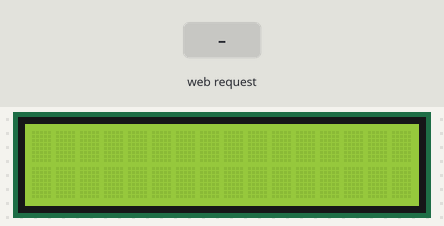
Bench run of a sketch on a simulated ESP32. On the bench: 16×2 character LCD. The test bench sets the inputs (shaded band). What the sketch prints to the serial monitor is not drawn.

Above: at 1.2 s.
1.3 s: HTTP request GET /send_text?text01=1 received
At 1.8 s:
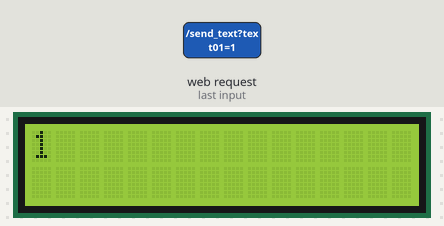
2.8 s: HTTP request GET /send_text?text01=0 received
At 4.2 s:
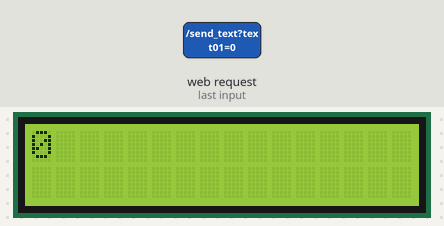
Timing chart, 0 to 5.8 s (numbered marks = the images above; inputs shaded):
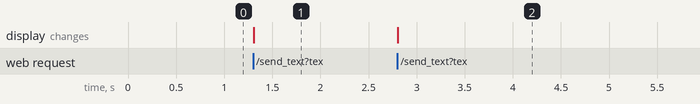

Measured:
- after the input at 1.3 s, the display: changes at once (image 1)
- after the input at 2.8 s, the display: changes at once (image 2)

The sketch:

lcd-screen02-esp32.ino
```cpp
/**
* Este programa crea un AP Wifi con un server para interactuar con el microcontrolador desde el celular, y cambiar el texto en una pantalla LCD con el chip HD44780U de Hitachi. Toma en cuenta que hay 2 versiones de la memoria ROM para los Hitachi: la A00 que sólo trae algunos caracteres katakana y las letras latinas básicas, y la A02 que cambia los katakana por letras latinas extendidas (con diacríticos para soporte de varios idiomas europeos), griegas y cirílicas. Esto sólo ha sido probado en el chip con la ROM A00, lo cual ha obligado a cambiar algunos caracteres del español por otras letras para que se muestren en pantalla (ejemplo, las letras acentuadas se cambian por su respectiva vocal sin acento).

*/


#include "credentials.h" //File with custom "ssid" and "password" for the AP
#include <WiFi.h>
#include <WebServer.h>
#include <LiquidCrystal_I2C.h>


// Create a web server object
WebServer server(80);

//LCD_I2 object (liquid crystal screen)
// LiquidCrystal_I2C is the class for the LC2_I2C standard class
//LCDI2C_Latin_Symbols is the class for extended latin symbols
LiquidCrystal_I2C lcd = LiquidCrystal_I2C(0x27, 16, 2);

String textContent ="";
//index.html
String html01= R"rawliteral(
<html>
<head>
<meta charset="UTF-8">
<title>LCD screen-ESP32 Web server</title>
<meta name="viewport" content="width=device-width, initial-scale=1">
<style>
body {
  background-color: #555;
  display: flex;
  flex-direction: column;
  justify-content: center;
  align-items: center;
  gap: 8px;
}

textarea {
  background-color: #0033FF;
  color: white;
  font: normal normal 22px calligra, verdana;
}

p {
  color: white;
  font: normal normal 18px calligra, verdana;
}

button {
  width: 80px;
  height: 35px;
  background-color: #00AA50;
  color: white;
  font-size: 18px;
}
</style>
</head>
<body>
<p>Escribe algo...</p>

<textarea rows="2" cols="16" name="text01" id="text01">
)rawliteral";

String html02= R"rawliteral(
</textarea><br>
<button id="button01" onclick="send_text();">Enviar</button>

<script>
//Send text to server when button is clicked
function send_text() {
  var txt_area= document.getElementById("text01");
  var xhr=new XMLHttpRequest();

  xhr.open('POST', "/send_text", true);
  xhr.setRequestHeader('Content-Type', 'application/x-www-form-urlencoded; charset=UTF-8');

  xhr.onreadystatechange = function() {
    if(xhr.readyState===4 && xhr.status===200) {
      console.log(xhr.responseText);
      txt_area.value = xhr.responseText;
    }
  };
  xhr.send("text01="+ encodeURIComponent(txt_area.value));
}
</script>
</body>
</html>
)rawliteral";


// Ñ symbol
const uint8_t utf8_0xD1[8] = { 0b01101, 0b10110, 0b00000, 0b10001, 0b11001, 0b10101, 0b10011, 0b10001 };

//Ü symbol
const uint8_t utf8_0xDC[8] = { 0b01010, 0b00000, 0b10001, 0b10001, 0b10001, 0b10001, 0b10001, 0b01110 };

//Heart symbol
uint8_t heart[8] = {
  0b00000000,
  0b11000011,
  0b11100111,
  0b01111110,
  0b01111110,
  0b00111100,
  0b00011000,
  0b00000000
};


//Replaces the diacritical letters with its corresponding letter without diacritic, or with the most similar letter in the Hitachi A00 ROM
void convertSpanishText(String& str) {
  //str.replace("\r", ""); //Delete car return caracter

  //Replace lowercase accented vowels
  str.replace(String((char) 0xE1), "a"); //á
  str.replace(String((char) 0xE9), "e"); //é
  str.replace(String((char) 0xED), "i"); //í
  str.replace(String((char) 0xF3), "o"); //ó
  str.replace(String((char) 0xFA), "u"); //ú

  //Replace uppercase accented vowels
  str.replace(String((char) 0xC1), "A"); //Á
  str.replace(String((char) 0xC9), "E"); //É
  str.replace(String((char) 0xCD), "I"); //Í
  str.replace(String((char) 0xD3), "O"); //Ó
  str.replace(String((char) 0xDA), "U"); //Ú

  //Replace Ñ and ñ
  str.replace(String((char) 0xF1), String((char) 0xEE) ); //Code for the pseudo-ñ in the A00 ROM
  str.replace(String((char) 0xD1), "N" ); //Use the RAM defined Ñ symbol (by now just using "N")

  //Replace ü and Ü
  str.replace(String((char) 0xFC), String((char) 0xF5) ); //Code for the pseudo-ü in the A00 ROM
  str.replace(String((char) 0xDC), "U" ); //Use the RAM Ü defined symbol (by now just using "U")

  //Some math symbols (using the ROM)
  str.replace(String((char) 0xB0), String((char) 0xDF) ); //Degrees
  str.replace(String((char) 0xF7), String((char) 0xFD) ); //Division
  str.replace(String((char) 0xD7), String((char) 0xEB) ); //Multiplication
  //str.replace(String((char) 0x221A), String((char) 0xE8) ); //Square root
  //str.replace(String((char) 0x221E), String((char) 0xF3) ); //Infinity
  str.replace(String((char) 0xA2), String((char) 0xEC) ); //Cents
}


//Decode an URI encoded text to UTF-8
String uriToUTF8(String str) {
  String out="";
  for(uint16_t i=0; i<str.length(); i++) {
    if(str.charAt(i) == (char)0xC3) { //If a character is u+C3, then %C3%XY must be converted into u+(XY+0x40)
      out+= String((char) (str.charAt(i+1) + 0x40));
      i++; //Pass to the next character
    }
    else if(str.charAt(i) == (char)0xC2) { //If a character is u+C2, then %C2%XY must be converted into u+XY
      out+= String(str.charAt(i+1));
      i++; //Pass to the next character
    }
    else {
      out+= String(str.charAt(i)); //Standard character
    }
  }
  return out;
}


//Splits an input text in lines, and prints every line in the LCD screen
void printSplitString(String txt, uint8_t rows) {
  int8_t startIndex =0;
  int8_t endIndex= txt.indexOf('\n');
  uint8_t i=0;
  String substr;


  while (endIndex != -1 && i<rows) {
        substr = txt.substring(startIndex, endIndex);
        convertSpanishText(substr);

        lcd.setCursor(0,i);
        lcd.print(substr); // Imprimir cada subcadena

        startIndex = endIndex + 1; // Mover el índice de inicio
        endIndex = txt.indexOf('\n', startIndex); // Buscar el siguiente \n
        i+=1;
  }

  //Print last line (if it doesn't end in \n)
  if(startIndex<txt.length()) {
    substr = txt.substring(startIndex, txt.length());
    convertSpanishText(substr);

    lcd.setCursor(0,i);
    lcd.print( substr );
  }
}


void handleRoot() {
  //Send the HTML
  server.send(200, "text/html", html01+textContent+html02);

}


void handleText() {
  //Get text from the textarea
  if (server.hasArg("text01")) {
    textContent = server.arg("text01"); //Get value from the client
    textContent.replace("\r", "");
    Serial.println(textContent);

    //Print on screen
    lcd.clear();
    printSplitString(uriToUTF8(textContent), 2);
  }
  server.send(200, "text/plain", textContent);
}


void setup(void)
{
  // Start serial port
  Serial.begin(9600);


  //Begin Wifi AP
  Serial.println("Creating Access Point");
  WiFi.softAP(ssid, password);
  Serial.println("Access point created. Connect to the IP "+ WiFi.softAPIP().toString());

  // Set up the web server to handle different routes
  server.on("/", handleRoot);
  server.on("/send_text", handleText);
  //server.on("/off", HTTP_GET, handleGPIOOff);

  // Start the web server
  server.begin();
  Serial.println("HTTP server started");


  // Initiate the LCD:
  lcd.init();
  lcd.backlight();
  Serial.println("Screen started");
  //lcd.createChar(6, (uint8_t*) utf8_0xD1); //Create Ñ symbol
  //lcd.createChar(7, (uint8_t*) utf8_0xDC); //Create Ü symbol
}


void loop(void)
{
  server.handleClient();
}
```

credentials.h
```cpp
#ifndef credentials_h
#define credentials_h

// Create custom network credentials for your AP device
const char* ssid = "custom_ssid_for_wifi_AP";
const char* password = "custom_password_for_wifi_AP";

#endif
```
